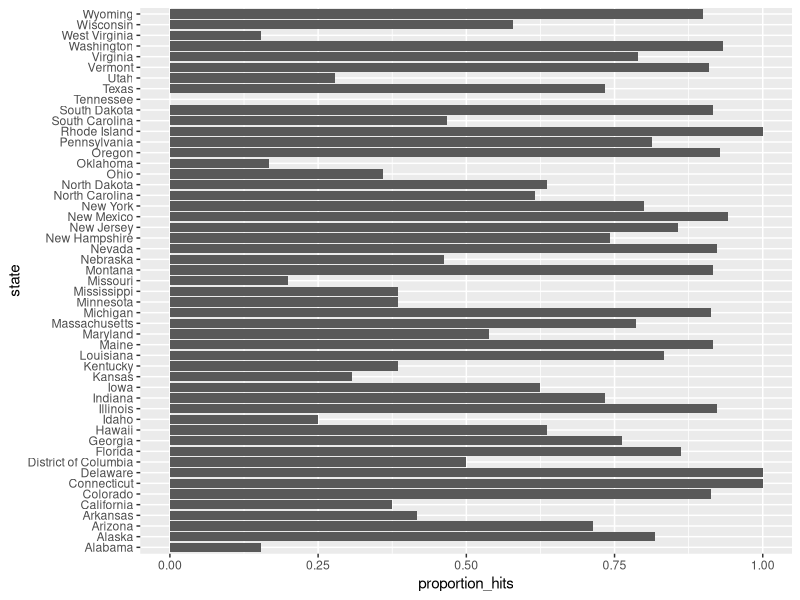
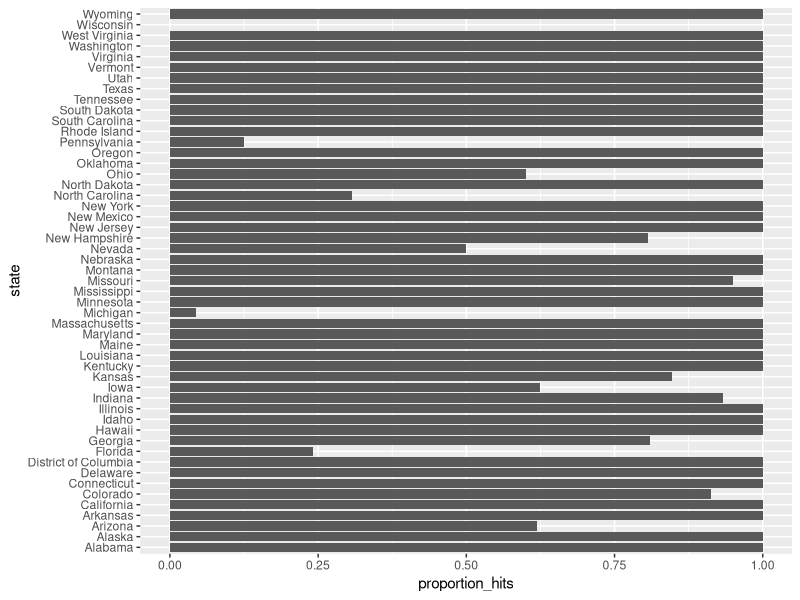
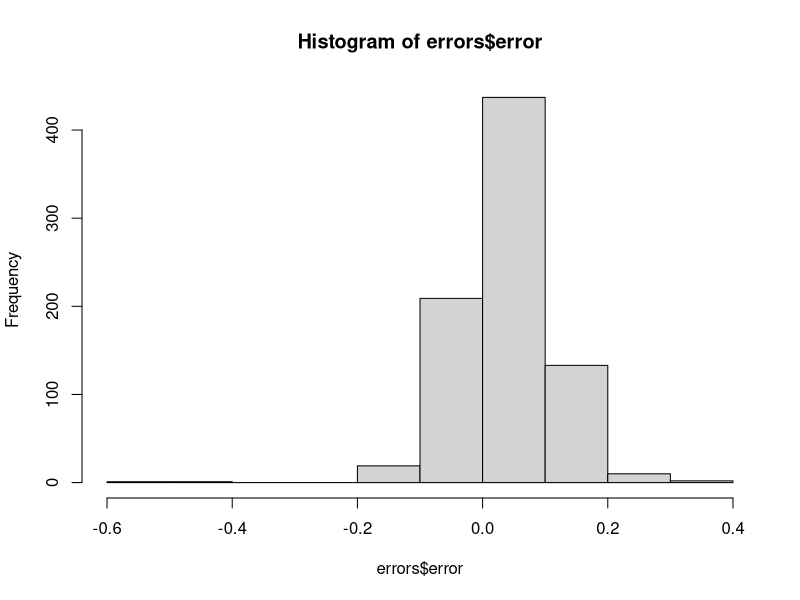
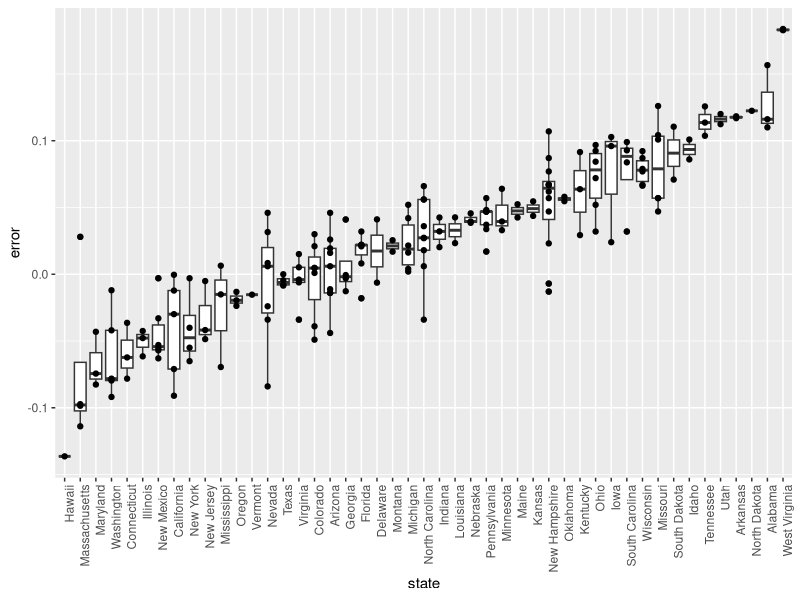
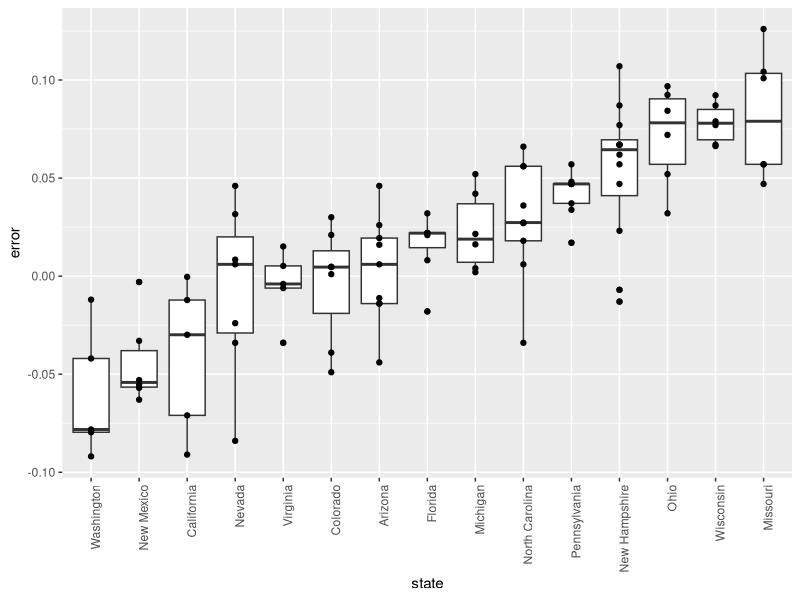

Source code (R) for these figures, in order:
## ---- chunk 1
# Load the libraries and poll data
library(dplyr)
library(dslabs)
library(tidyverse)
data(polls_us_election_2016)
## ---- chunk 2
# Create a table called `polls` that filters by  state, date, and reports the spread
polls <- polls_us_election_2016 %>% 
  filter(state != "U.S." & enddate >= "2016-10-31") %>% 
  mutate(spread = rawpoll_clinton/100 - rawpoll_trump/100)

# Create an object called `cis` that has the columns indicated in the instructions
cis <- polls %>%
    mutate(X_hat = (spread + 1) / 2,
           se = 2 * sqrt(X_hat * (1 - X_hat) / samplesize),
           lower = spread - qnorm(0.975)*se,
           upper = spread + qnorm(0.975)*se) %>%
    select(state, startdate, enddate, pollster, grade, spread, lower, upper)
## ---- chunk 3
# Add the actual results to the `cis` data set
add <- results_us_election_2016 %>% mutate(actual_spread = clinton/100 - trump/100) %>% select(state, actual_spread)
ci_data <- cis %>% mutate(state = as.character(state)) %>% left_join(add, by = "state")

# Create an object called `p_hits` that summarizes the proportion of confidence intervals that contain the actual value. Print this object to the console.
p_hits <- ci_data %>% 
    mutate(hit = lower <= actual_spread & upper >= actual_spread) %>%
    summarize(proportion_hits = mean(hit))
p_hits
## ---- chunk 4
# The `cis` data have already been loaded for you
add <- results_us_election_2016 %>% 
    mutate(actual_spread = clinton/100 - trump/100) %>% 
    select(state, actual_spread)
ci_data <- cis %>% 
    mutate(state = as.character(state)) %>% 
    left_join(add, by = "state")

# Create an object called `p_hits` that summarizes the proportion of hits for each pollster that has at least 5 polls.
p_hits <- ci_data %>% 
    mutate(hit = lower <= actual_spread & upper >= actual_spread) %>%
    group_by(pollster) %>%
    filter(n() >= 5) %>%
    summarize(proportion_hits = signif(mean(hit), 4),
              n = n(),
              grade = grade[row_number() == 1]) %>%
    arrange(desc(proportion_hits))

p_hits
## ---- chunk 5
# The `cis` data have already been loaded for you
add <- results_us_election_2016 %>% mutate(actual_spread = clinton/100 - trump/100) %>% select(state, actual_spread)
ci_data <- cis %>% mutate(state = as.character(state)) %>% left_join(add, by = "state")

# Create an object called `p_hits` that summarizes the proportion of hits for each state that has more than 5 polls.
p_hits <- ci_data %>% 
    mutate(hit = lower <= actual_spread & upper >= actual_spread) %>%
    group_by(state) %>%
    filter(n() > 5) %>%
    summarize(proportion_hits = mean(hit),
              n = n()) %>%
    arrange(desc(proportion_hits))
p_hits
## ---- chunk 6
# The `p_hits` data have already been loaded for you. Use the `head` function to examine it.
head(p_hits)

# Make a barplot of the proportion of hits for each state
p_hits %>% ggplot(aes(x = state, y = proportion_hits)) +
    geom_bar(stat = "identity") +
    coord_flip()
## ---- chunk 7
# The `cis` data have already been loaded. Examine it using the `head` function.
head(cis)

# Create an object called `errors` that calculates the difference between the predicted and actual spread and indicates if the correct winner was predicted
add <- results_us_election_2016 %>% mutate(actual_spread = clinton/100 - trump/100) %>% select(state, actual_spread)
ci_data <- cis %>% mutate(state = as.character(state)) %>% left_join(add, by = "state")
errors <- ci_data %>% mutate(error = spread - actual_spread, hit = sign(spread) == sign(actual_spread))

# Examine the last 6 rows of `errors`
tail(errors)
## ---- chunk 8
# Create an object called `errors` that calculates the difference between the predicted and actual spread and indicates if the correct winner was predicted
add <- results_us_election_2016 %>% mutate(actual_spread = clinton/100 - trump/100) %>% select(state, actual_spread)
ci_data <- cis %>% mutate(state = as.character(state)) %>% left_join(add, by = "state")
errors <- ci_data %>% mutate(error = spread - actual_spread, hit = sign(spread) == sign(actual_spread))

# Create an object called `p_hits` that summarizes the proportion of hits for each state that has 5 or more polls
p_hits <- errors %>%
    group_by(state) %>%
    filter(n() >= 5) %>%
    summarise(proportion_hits = mean(hit),
              n = n()) %>%
    arrange(desc(proportion_hits))

# Make a barplot of the proportion of hits for each state
p_hits %>% ggplot(aes(x = state, y = proportion_hits)) +
    geom_bar(stat = "identity") +
    coord_flip()
## ---- chunk 9
# The `errors` data have already been loaded. Examine them using the `head` function.
head(errors)

# Generate a histogram of the error
hist(errors$error)

# Calculate the median of the errors. Print this value to the console.
median(errors$error)
## ---- chunk 10
# The `errors` data have already been loaded. Examine them using the `head` function.
head(errors)

# Create a boxplot showing the errors by state for polls with grades B+ or higher
errors %>% 
    filter(grade %in% c('A+', 'A', 'A-', 'B+') | is.na(grade)) %>%
    mutate(state = reorder(state, error)) %>%
    ggplot(aes(x = state, y = error)) +
    geom_boxplot() +
    geom_point() +
    theme(axis.text.x = element_text(angle = 90, hjust = 1))
## ---- chunk 11
    # The `errors` data have already been loaded. Examine them using the `head` function.
head(errors)

# Create a boxplot showing the errors by state for states with at least 5 polls with grades B+ or higher
errors %>% 
    filter(grade %in% c('A+', 'A', 'A-', 'B+') | is.na(grade)) %>%
    group_by(state) %>%
    filter(n() >= 5) %>%
    ungroup() %>%
    mutate(state = reorder(state, error)) %>%
    ggplot(aes(x = state, y = error)) +
    geom_boxplot() +
    geom_point() +
    theme(axis.text.x = element_text(angle = 90, hjust = 1))
